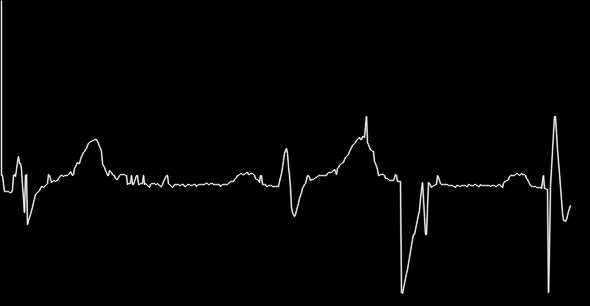
#> input picture outputs/step04_digitized_viterbi/0607458/black_white/I.png, 590 x 306 px; its folder holds only this picture in this run
$ python evaluate_viterbi_vs_mask.py
#> lines starting #> are read from the running program, lines starting #| are printed output that depends on the picture; after the words box and inside, x2 and y2 are one past the last pixel; in counts of white or black regions, pixels touching at a corner belong together
"""
evaluate_viterbi_vs_mask.py

Quantitative evaluation of Viterbi centerline masks against
ground-truth signal masks.

Metrics:
- IoU
- Dice (F1)
- Coverage (%)
- MAE (pixel-wise)
- Hausdorff Distance
- ASSD

IMPORTANT:
This script is a DIRECT conversion from the original notebook code.
NO algorithmic changes have been made.
"""

import os
import cv2
import pandas as pd
import numpy as np
from pathlib import Path
from sklearn.metrics import jaccard_score, f1_score, mean_absolute_error
from scipy.spatial.distance import directed_hausdorff
from scipy.ndimage import distance_transform_edt


# =================================================
# CONFIG (EDIT PATHS IF NEEDED)
# =================================================
VITERBI_DIR = Path("outputs/step04_digitized_viterbi/0607458/black_white")
MASK_DIR = Path("outputs/step03_signal_cleanup_and_mask/0607458")
OUTPUT_CSV = Path("evaluation/tables/table7.csv")

OUTPUT_CSV.parent.mkdir(parents=True, exist_ok=True)

assert VITERBI_DIR.exists(), f"❌ Centerline dir not found: {VITERBI_DIR}"
assert MASK_DIR.exists(), f"❌ Mask dir not found: {MASK_DIR}"


# =================================================
# Utility functions (UNCHANGED)
# =================================================
def load_mask_image(path: str) -> np.ndarray | None:
    mask = cv2.imread(path, cv2.IMREAD_GRAYSCALE)
    if mask is None:
        print(f"⚠️ Could not read image: {path}")
        return None
    return (mask > 127).astype(np.uint8)


def compute_segmentation_metrics(pred_mask, gt_mask):
    pred_flat = pred_mask.flatten()
    gt_flat = gt_mask.flatten()

    if np.sum(gt_flat) == 0 and np.sum(pred_flat) == 0:
        return {"IoU": 1.0, "Dice": 1.0}
    elif np.sum(gt_flat) == 0 or np.sum(pred_flat) == 0:
        return {"IoU": 0.0, "Dice": 0.0}

    iou = jaccard_score(gt_flat, pred_flat)
    dice = f1_score(gt_flat, pred_flat)
    return {"IoU": iou, "Dice": dice}


def coverage_percent(mask):
    return 100.0 * np.sum(mask) / mask.size


def mae_metric(pred_mask, gt_mask):
    return mean_absolute_error(gt_mask.flatten(), pred_mask.flatten())


def hausdorff_distance(mask1, mask2):
    points1 = np.column_stack(np.where(mask1))
    points2 = np.column_stack(np.where(mask2))

    if len(points1) == 0 or len(points2) == 0:
        return np.nan

    d1 = directed_hausdorff(points1, points2)[0]
    d2 = directed_hausdorff(points2, points1)[0]
    return max(d1, d2)


def assd(mask1, mask2):
    points1 = np.column_stack(np.where(mask1))
    points2 = np.column_stack(np.where(mask2))

    if len(points1) == 0 or len(points2) == 0:
        return np.nan

    dist_transform_2 = distance_transform_edt(1 - mask2)
    ssd_1 = dist_transform_2[points1[:, 0], points1[:, 1]]

    dist_transform_1 = distance_transform_edt(1 - mask1)
    ssd_2 = dist_transform_1[points2[:, 0], points2[:, 1]]

    return (ssd_1.sum() + ssd_2.sum()) / (len(ssd_1) + len(ssd_2))


def classify_background(gt_mask):
    mean_val = np.mean(gt_mask)
    if mean_val > 200:
        return "white"
    elif mean_val > 100:
        return "gray"
    else:
        return "dark"


# =================================================
# Main evaluation loop
# =================================================
def main():
    results = []
    centerline_paths = sorted(VITERBI_DIR.glob("*.png"))

    if not centerline_paths:
        print("⚠️ No centerline images found.")
        return

    for path in centerline_paths:
        file_name = path.name
        file_stem = path.stem.replace("_centerline", "")

        print(f"Evaluating: {file_name}")

        pred_mask = load_mask_image(str(path))
#> in load_mask_image, mask is the input picture: shape (306, 590); min 0, max 253, mean 3.9
#> in load_mask_image, `return (mask > 127).astype(np.uint8)`:
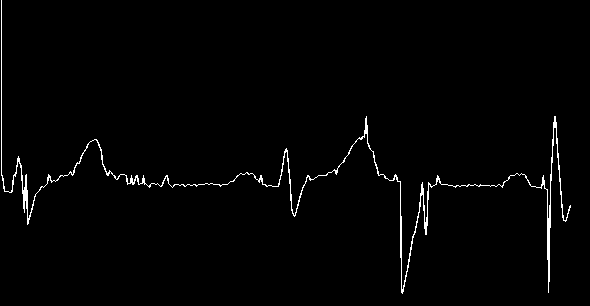
#> returned value: shape (306, 590); values 0 (black) and 1 (white), 1.5% white in thin lines or dots
        if pred_mask is None:
            continue

        # ---- find corresponding GT mask ----
        gt_path = None
        for ext in [".png", ".PNG", ".jpg", ".jpeg"]:
            candidate = MASK_DIR / f"{file_stem}{ext}"
            if candidate.exists():
                gt_path = candidate
                break

        if gt_path is None:
            print(f"  ⚠️ Missing GT mask for {file_name}")
            seg_metrics = {"IoU": None, "Dice": None}
            coverage = mae_val = hd = assd_val = background = None
        else:
            gt_mask = load_mask_image(str(gt_path))
            if gt_mask is None:
                seg_metrics = {"IoU": None, "Dice": None}
                coverage = mae_val = hd = assd_val = background = None
            else:
                if pred_mask.shape != gt_mask.shape:
                    gt_mask = cv2.resize(
                        gt_mask,
                        (pred_mask.shape[1], pred_mask.shape[0]),
                        interpolation=cv2.INTER_NEAREST
                    )

                seg_metrics = compute_segmentation_metrics(pred_mask, gt_mask)
#> in compute_segmentation_metrics, `iou = jaccard_score(gt_flat, pred_flat)`: iou = 1
#> seg_metrics = {'IoU': 1, 'Dice': 1}
                coverage = coverage_percent(pred_mask)
#> coverage = 1.46
                mae_val = mae_metric(pred_mask, gt_mask)
#> mae_val = 0
                hd = hausdorff_distance(pred_mask, gt_mask)
#> in hausdorff_distance, `points1 = np.column_stack(np.where(mask1))`: points1 = 2630 pairs, first value 0 to 293, second value 1 to 570
#> in hausdorff_distance, `points2 = np.column_stack(np.where(mask2))`: points2 has the same summary as points1
#> in hausdorff_distance, `d1 = directed_hausdorff(points1, points2)[0]`: d1 = 0
#> hd = 0
                assd_val = assd(pred_mask, gt_mask)
#> in assd, `points2 = np.column_stack(np.where(mask2))`: points2 has the same summary as points1 in hausdorff_distance
#> in assd, `dist_transform_2 = distance_transform_edt(1 - mask2)`:
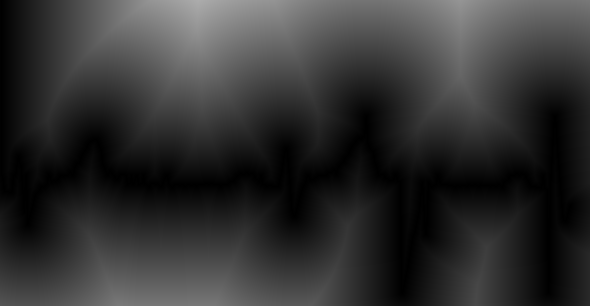
#> dist_transform_2: shape (306, 590) float64; min 0, max 172.2, mean 49.6
#> in assd, `ssd_1 = dist_transform_2[points1[:, 0], points1[:, 1]]`: ssd_1 = 2630 values from 0 to 0
#> assd_val = 0
                background = classify_background(gt_mask)
#> in classify_background, `mean_val = np.mean(gt_mask)`: mean_val = 0.0146
#> background = 'dark'

        results.append({
            "File": file_name,
            "Background": background,
            "Coverage (%)": coverage,
            "MAE (px)": mae_val,
            "Hausdorff Distance": hd,
            "ASSD": assd_val,
            **seg_metrics
        })

    # ---- Save results ----

    df = pd.DataFrame(results)
#> df = table of 1 rows and 8 columns

    # Round numeric columns to 6 decimal places (for paper)
    numeric_cols = df.select_dtypes(include=[np.number]).columns
    df[numeric_cols] = df[numeric_cols].round(6)

    df.to_csv(OUTPUT_CSV, index=False)

    print(f"\n✅ Evaluated {len(results)} images.")
#| ✅ Evaluated 1 images.
    print(f"✅ Results saved to: {OUTPUT_CSV.resolve()}")


if __name__ == "__main__":
    main()

$ run again, on outputs/step04_digitized_viterbi/0607458/black_white/V2.png
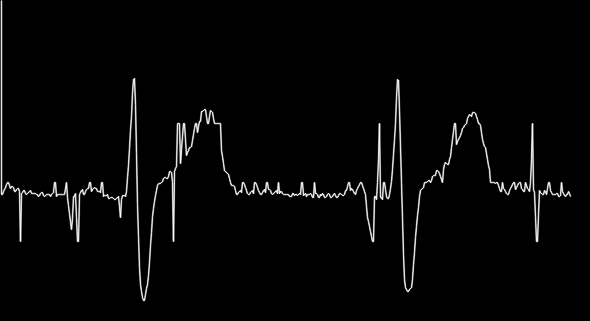
#> input picture outputs/step04_digitized_viterbi/0607458/black_white/V2.png, 590 x 321 px
#> in load_mask_image, mask is the input picture: shape (321, 590); min 0, max 253, mean 6
#> in load_mask_image, `return (mask > 127).astype(np.uint8)`:
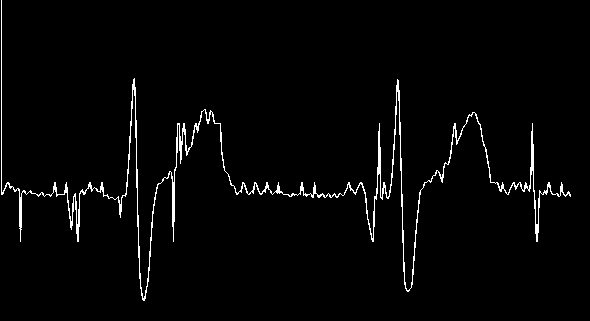
#> returned value: shape (321, 590); values 0 (black) and 1 (white), 2.3% white in thin lines or dots
#> iou = 1
#> seg_metrics = {'IoU': 1, 'Dice': 1}
#> coverage = 2.33
#> mae_val = 0
#> in hausdorff_distance, `points1 = np.column_stack(np.where(mask1))`: points1 = 4414 pairs, first value 0 to 300, second value 1 to 570
#> in hausdorff_distance, `points2 = np.column_stack(np.where(mask2))`: points2 has the same summary as points1
#> d1 = 0
#> in assd, `points2 = np.column_stack(np.where(mask2))`: points2 has the same summary as points1 in hausdorff_distance
#> in assd, `dist_transform_2 = distance_transform_edt(1 - mask2)`:
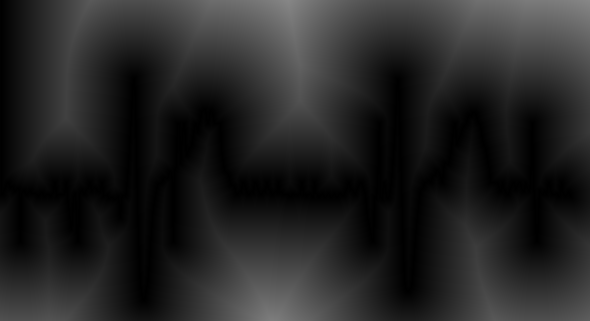
#> dist_transform_2: shape (321, 590) float64; min 0, max 135.6, mean 36.9
#> ssd_1 = 4414 values from 0 to 0
#> assd_val = 0
#> mean_val = 0.0233
#> background = 'dark'
#> df = table of 1 rows and 8 columns
#| ✅ Evaluated 1 images.

$ run again, on outputs/step04_digitized_viterbi/0607458/black_white/V3.png
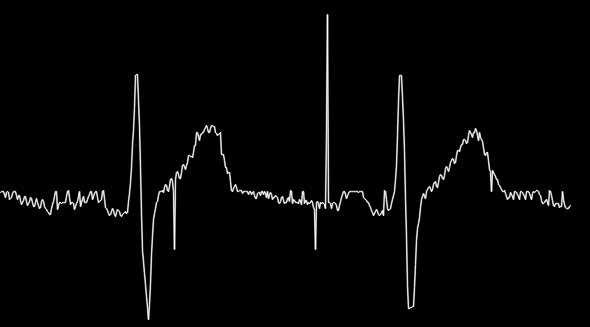
#> input picture outputs/step04_digitized_viterbi/0607458/black_white/V3.png, 590 x 327 px
#> in load_mask_image, mask is the input picture: shape (327, 590); min 0, max 253, mean 5.3
#> in load_mask_image, `return (mask > 127).astype(np.uint8)`:
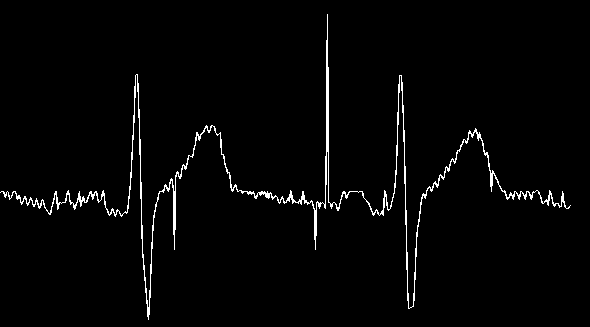
#> returned value: shape (327, 590); values 0 (black) and 1 (white), 2.1% white in thin lines or dots
#> iou = 1
#> seg_metrics = {'IoU': 1, 'Dice': 1}
#> coverage = 2.13
#> mae_val = 0
#> in hausdorff_distance, `points1 = np.column_stack(np.where(mask1))`: points1 = 4114 pairs, first value 14 to 319, second value 0 to 570
#> in hausdorff_distance, `points2 = np.column_stack(np.where(mask2))`: points2 has the same summary as points1
#> d1 = 0
#> in assd, `points2 = np.column_stack(np.where(mask2))`: points2 has the same summary as points1 in hausdorff_distance
#> in assd, `dist_transform_2 = distance_transform_edt(1 - mask2)`:
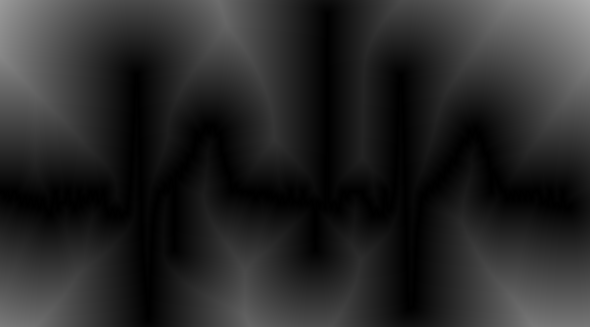
#> dist_transform_2: shape (327, 590) float64; min 0, max 171.4, mean 40.8
#> ssd_1 = 4114 values from 0 to 0
#> assd_val = 0
#> mean_val = 0.0213
#> background = 'dark'
#> df = table of 1 rows and 8 columns
#| ✅ Evaluated 1 images.

$ run again, on outputs/step04_digitized_viterbi/0607458/black_white/V4.png
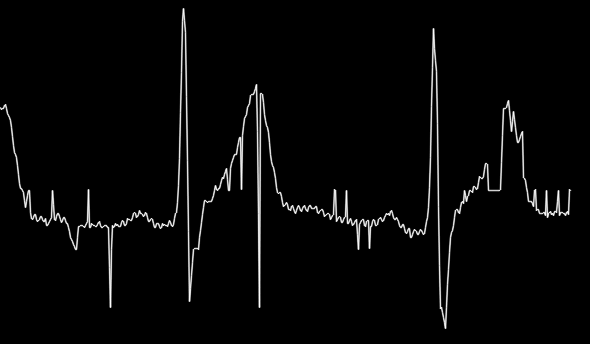
#> input picture outputs/step04_digitized_viterbi/0607458/black_white/V4.png, 590 x 344 px
#> in load_mask_image, mask is the input picture: shape (344, 590); min 0, max 253, mean 6.4
#> in load_mask_image, `return (mask > 127).astype(np.uint8)`:
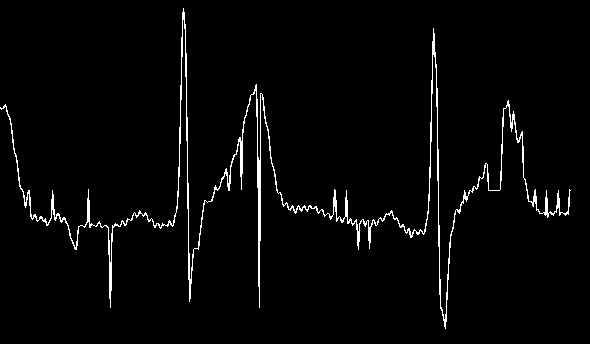
#> returned value: shape (344, 590); values 0 (black) and 1 (white), 2.6% white in thin lines or dots
#> iou = 1
#> seg_metrics = {'IoU': 1, 'Dice': 1}
#> coverage = 2.56
#> mae_val = 0
#> in hausdorff_distance, `points1 = np.column_stack(np.where(mask1))`: points1 = 5188 pairs, first value 8 to 328, second value 0 to 570
#> in hausdorff_distance, `points2 = np.column_stack(np.where(mask2))`: points2 has the same summary as points1
#> d1 = 0
#> in assd, `points2 = np.column_stack(np.where(mask2))`: points2 has the same summary as points1 in hausdorff_distance
#> in assd, `dist_transform_2 = distance_transform_edt(1 - mask2)`:
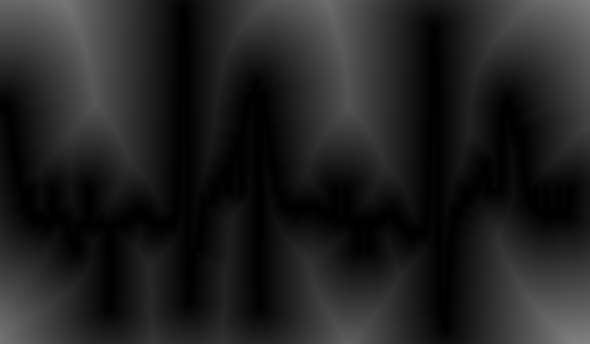
#> dist_transform_2: shape (344, 590) float64; min 0, max 130.2, mean 33.5
#> ssd_1 = 5188 values from 0 to 0
#> assd_val = 0
#> mean_val = 0.0256
#> background = 'dark'
#> df = table of 1 rows and 8 columns
#| ✅ Evaluated 1 images.

$ run again, on outputs/step04_digitized_viterbi/0607458/black_white/II.png
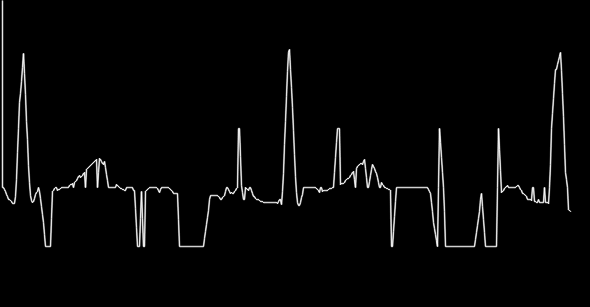
#> input picture outputs/step04_digitized_viterbi/0607458/black_white/II.png, 590 x 307 px
#> in load_mask_image, mask is the input picture: shape (307, 590); min 0, max 253, mean 6.2
#> in load_mask_image, `return (mask > 127).astype(np.uint8)`:
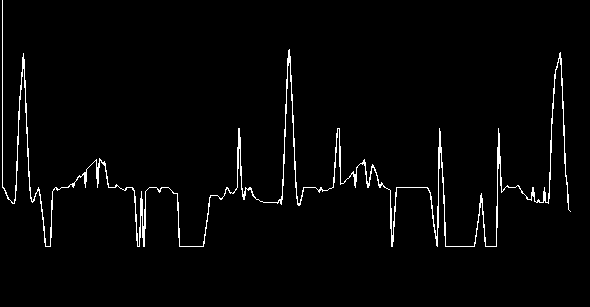
#> returned value: shape (307, 590); values 0 (black) and 1 (white), 2.4% white in thin lines or dots, all inside (x1, y1, x2, y2) = (2, 0, 571, 247)
#> iou = 1
#> seg_metrics = {'IoU': 1, 'Dice': 1}
#> coverage = 2.38
#> mae_val = 0
#> in hausdorff_distance, `points1 = np.column_stack(np.where(mask1))`: points1 = 4312 pairs, first value 0 to 246, second value 2 to 570
#> in hausdorff_distance, `points2 = np.column_stack(np.where(mask2))`: points2 has the same summary as points1
#> d1 = 0
#> in assd, `points2 = np.column_stack(np.where(mask2))`: points2 has the same summary as points1 in hausdorff_distance
#> in assd, `dist_transform_2 = distance_transform_edt(1 - mask2)`:
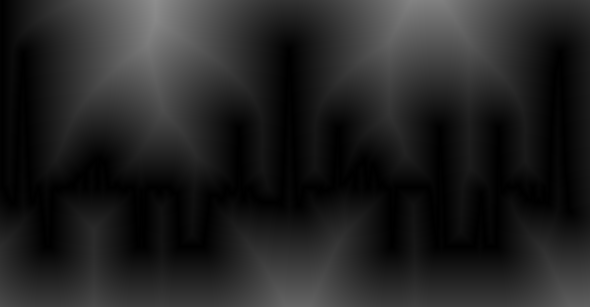
#> dist_transform_2: shape (307, 590) float64; min 0, max 142.1, mean 35
#> ssd_1 = 4312 values from 0 to 0
#> assd_val = 0
#> mean_val = 0.0238
#> background = 'dark'
#> df = table of 1 rows and 8 columns
#| ✅ Evaluated 1 images.
